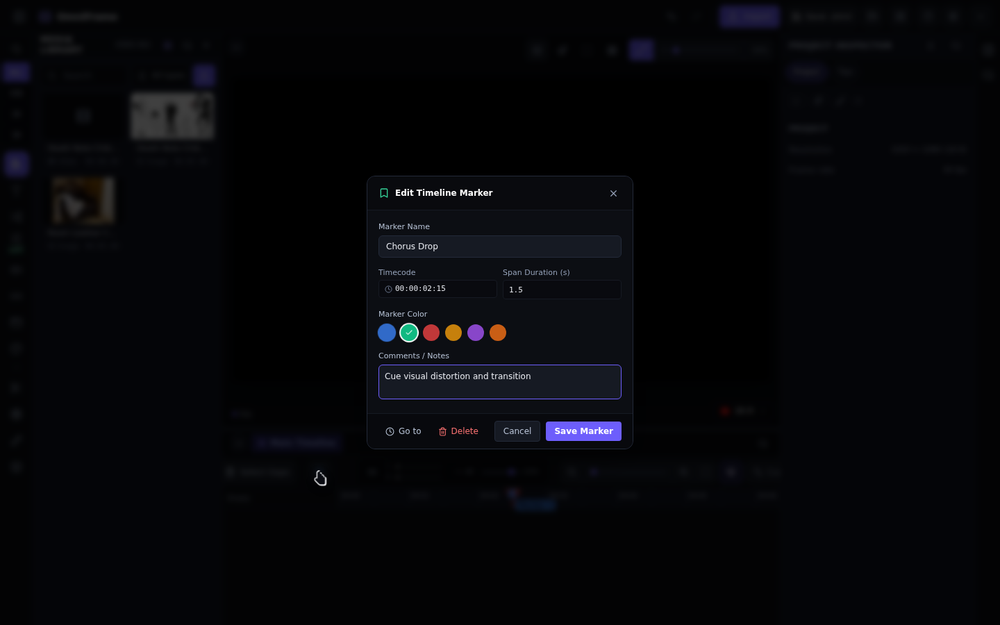
#> input picture qa/screenshots/marker-dialog-active.png, 1000 x 625 px, shrunk from 1440 x 900 before the run, found by its file name
$ python verify-marker-audiometer-opencv.py   (older library calls are emulated)
#> lines starting #> are read from the running program, lines starting #| are printed output that depends on the picture
import cv2
import numpy as np
import os
import json

def process_markers_and_meter():
    os.makedirs('evidence/cutouts', exist_ok=True)
    os.makedirs('qa/reports', exist_ok=True)

    img_modal = cv2.imread('qa/screenshots/marker-dialog-active.png')
#> img_modal is the input picture: shape (625, 1000, 3); mean B, G, R 9.3, 6.5, 5.9
    img_timeline = cv2.imread('qa/screenshots/timeline-markers-and-vu-meter.png')
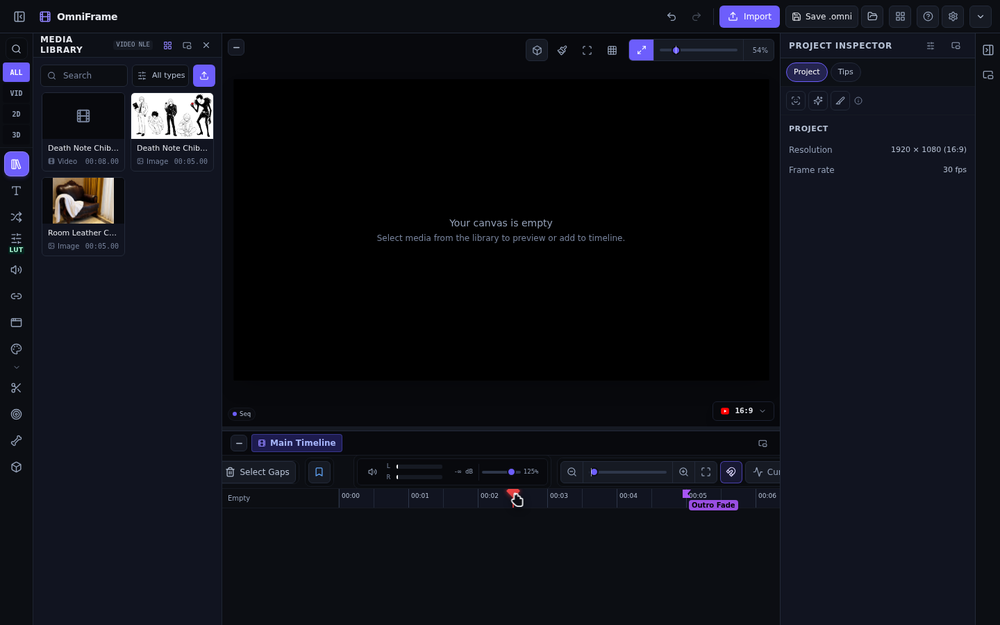
#> input picture qa/screenshots/timeline-markers-and-vu-meter.png, 1000 x 625 px, shrunk from 1440 x 900 before the run, found by its file name
#> img_timeline is the input picture: shape (625, 1000, 3); mean B, G, R 23.1, 15.9, 14.3

    if img_modal is None or img_timeline is None:
        raise ValueError("Screenshots not found!")

    h, w, _ = img_modal.shape
#> h = 625; w = 1000

    # 1. Cutout Marker Modal (centered in screen: ~x: 400..1040, y: 200..700)
    # The modal is centered, max-w-md w-full (around 448px width)
    # Let's crop modal area
    modal_crop = img_modal[int(h*0.2):int(h*0.8), int(w*0.3):int(w*0.7)]
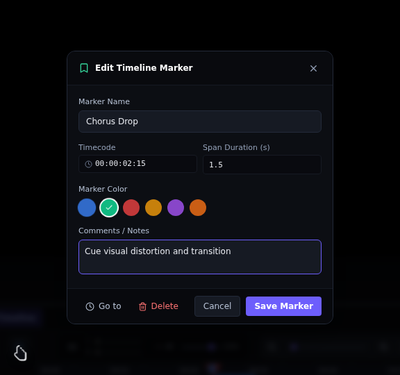
#> modal_crop: shape (375, 400, 3); mean B, G, R 17.3, 12.4, 11.7
    cv2.imwrite('evidence/cutouts/cut-marker-modal.png', modal_crop)

    # 2. Cutout Audio VU Meter in transport bar (bottom portion of screen above ruler)
    # Transport bar is around y: 640..730, x: 750..1150
    meter_crop = img_timeline[int(h*0.68):int(h*0.80), int(w*0.50):int(w*0.85)]
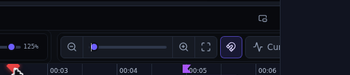
#> meter_crop: shape (75, 350, 3); mean B, G, R 29.8, 20.4, 18.5
    cv2.imwrite('evidence/cutouts/cut-audio-vu-meter.png', meter_crop)

    # 3. Cutout Timeline Ruler with marker pin (y: ~710..780, x: 150..800)
    ruler_crop = img_timeline[int(h*0.72):int(h*0.85), int(w*0.12):int(w*0.65)]
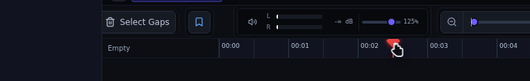
#> ruler_crop: shape (81, 530, 3); mean B, G, R 27.7, 19.4, 17.1
    cv2.imwrite('evidence/cutouts/cut-timeline-ruler-markers.png', ruler_crop)

    def calc_metrics(img):
        gray = cv2.cvtColor(img, cv2.COLOR_BGR2GRAY)
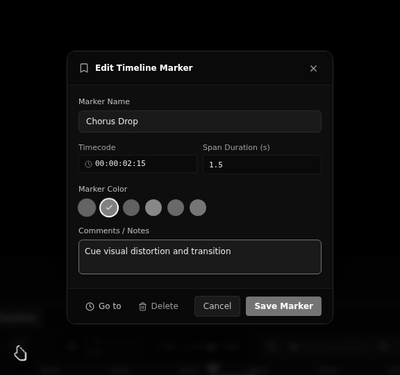
#> gray: shape (375, 400); min 0, max 255, mean 12.8
        laplacian_var = float(cv2.Laplacian(gray, cv2.CV_64F).var())
#> laplacian_var = 1314.6
        contrast = float(gray.std())
#> contrast = 24.8
        mean_brightness = float(gray.mean())
#> mean_brightness = 12.77
        return {
            'laplacian_variance_sharpness': laplacian_var,
            'contrast_std': contrast,
            'mean_brightness': mean_brightness
        }

    metrics = {
        'marker_modal': calc_metrics(modal_crop),
        'audio_vu_meter': calc_metrics(meter_crop),
        'timeline_ruler_markers': calc_metrics(ruler_crop)
    }
#> in calc_metrics (call 2), `gray = cv2.cvtColor(img, cv2.COLOR_BGR2GRAY)`:
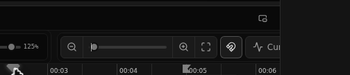
#> gray: shape (75, 350); min 0, max 244, mean 20.8
#> in calc_metrics (call 2), `laplacian_var = float(cv2.Laplacian(gray, cv2.CV_64F).var())`: laplacian_var = 1161.3
#> in calc_metrics (call 2), `contrast = float(gray.std())`: contrast = 18.09
#> in calc_metrics (call 2), `mean_brightness = float(gray.mean())`: mean_brightness = 20.81

    print(json.dumps(metrics, indent=2))
#> (printed output is left out)
    with open('qa/reports/marker-audiometer-opencv-metrics.json', 'w') as f:
        json.dump(metrics, f, indent=2)

if __name__ == '__main__':
    process_markers_and_meter()
